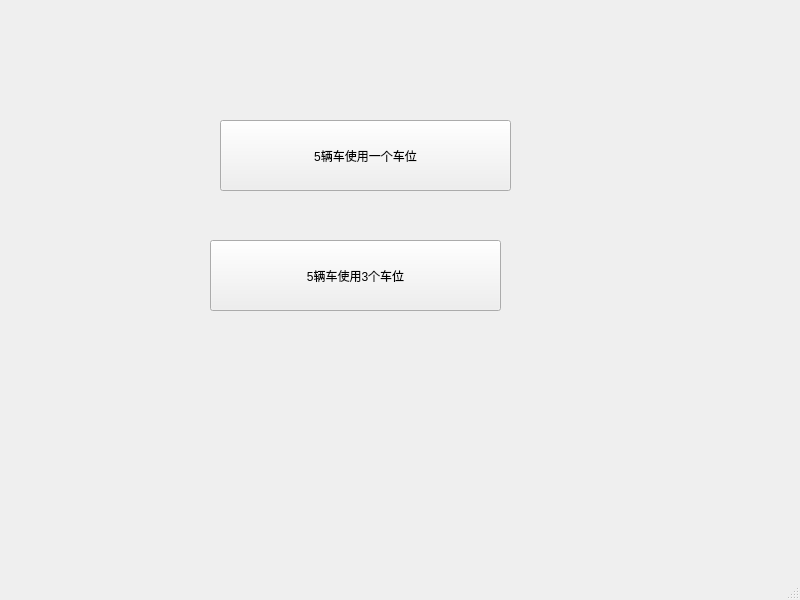
<?xml version="1.0" encoding="UTF-8"?>
<ui version="4.0">
 <class>MainWindow</class>
 <widget class="QMainWindow" name="MainWindow">
  <property name="geometry">
   <rect>
    <x>0</x>
    <y>0</y>
    <width>800</width>
    <height>600</height>
   </rect>
  </property>
  <property name="windowTitle">
   <string>MainWindow</string>
  </property>
  <widget class="QWidget" name="centralwidget">
   <widget class="QPushButton" name="c5p1Button">
    <property name="geometry">
     <rect>
      <x>220</x>
      <y>120</y>
      <width>291</width>
      <height>71</height>
     </rect>
    </property>
    <property name="text">
     <string>5辆车使用一个车位</string>
    </property>
   </widget>
   <widget class="QPushButton" name="c5p3Button">
    <property name="geometry">
     <rect>
      <x>210</x>
      <y>240</y>
      <width>291</width>
      <height>71</height>
     </rect>
    </property>
    <property name="text">
     <string>5辆车使用3个车位</string>
    </property>
   </widget>
  </widget>
  <widget class="QMenuBar" name="menubar">
   <property name="geometry">
    <rect>
     <x>0</x>
     <y>0</y>
     <width>800</width>
     <height>26</height>
    </rect>
   </property>
  </widget>
  <widget class="QStatusBar" name="statusbar"/>
 </widget>
 <resources/>
 <connections/>
</ui>
